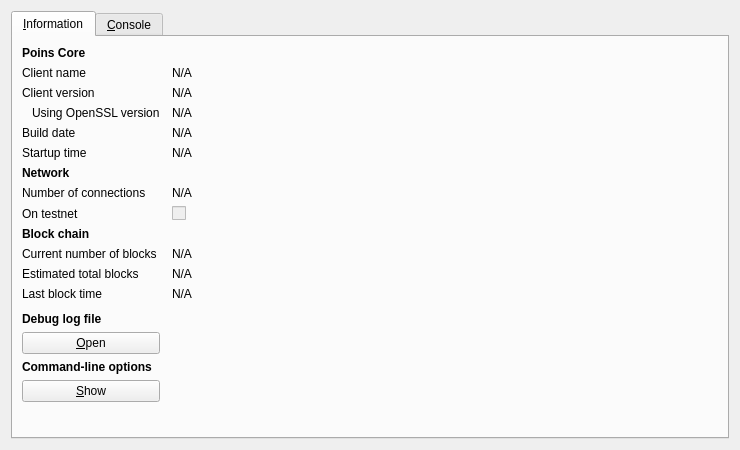
<?xml version="1.0" encoding="UTF-8"?>
<ui version="4.0">
 <class>RPCConsole</class>
 <widget class="QDialog" name="RPCConsole">
  <property name="geometry">
   <rect>
    <x>0</x>
    <y>0</y>
    <width>740</width>
    <height>450</height>
   </rect>
  </property>
  <property name="windowTitle">
   <string>Poins - Debug window</string>
  </property>
  <layout class="QVBoxLayout" name="verticalLayout_2">
   <item>
    <widget class="QTabWidget" name="tabWidget">
     <property name="currentIndex">
      <number>0</number>
     </property>
     <widget class="QWidget" name="tab_info">
      <attribute name="title">
       <string>&amp;Information</string>
      </attribute>
      <layout class="QGridLayout" name="gridLayout" columnstretch="0,1">
       <property name="horizontalSpacing">
        <number>12</number>
       </property>
       <item row="0" column="0">
        <widget class="QLabel" name="label_9">
         <property name="font">
          <font>
           <weight>75</weight>
           <bold>true</bold>
          </font>
         </property>
         <property name="text">
          <string>Poins Core</string>
         </property>
        </widget>
       </item>
       <item row="1" column="0">
        <widget class="QLabel" name="label_5">
         <property name="text">
          <string>Client name</string>
         </property>
        </widget>
       </item>
       <item row="1" column="1">
        <widget class="QLabel" name="clientName">
         <property name="cursor">
          <cursorShape>IBeamCursor</cursorShape>
         </property>
         <property name="text">
          <string>N/A</string>
         </property>
         <property name="textFormat">
          <enum>Qt::PlainText</enum>
         </property>
         <property name="textInteractionFlags">
          <set>Qt::LinksAccessibleByMouse|Qt::TextSelectableByKeyboard|Qt::TextSelectableByMouse</set>
         </property>
        </widget>
       </item>
       <item row="2" column="0">
        <widget class="QLabel" name="label_6">
         <property name="text">
          <string>Client version</string>
         </property>
        </widget>
       </item>
       <item row="2" column="1">
        <widget class="QLabel" name="clientVersion">
         <property name="cursor">
          <cursorShape>IBeamCursor</cursorShape>
         </property>
         <property name="text">
          <string>N/A</string>
         </property>
         <property name="textFormat">
          <enum>Qt::PlainText</enum>
         </property>
         <property name="textInteractionFlags">
          <set>Qt::LinksAccessibleByMouse|Qt::TextSelectableByKeyboard|Qt::TextSelectableByMouse</set>
         </property>
        </widget>
       </item>
       <item row="3" column="0">
        <widget class="QLabel" name="label_14">
         <property name="text">
          <string>Using OpenSSL version</string>
         </property>
         <property name="indent">
          <number>10</number>
         </property>
        </widget>
       </item>
       <item row="3" column="1">
        <widget class="QLabel" name="openSSLVersion">
         <property name="cursor">
          <cursorShape>IBeamCursor</cursorShape>
         </property>
         <property name="text">
          <string>N/A</string>
         </property>
         <property name="textFormat">
          <enum>Qt::PlainText</enum>
         </property>
         <property name="textInteractionFlags">
          <set>Qt::LinksAccessibleByMouse|Qt::TextSelectableByKeyboard|Qt::TextSelectableByMouse</set>
         </property>
        </widget>
       </item>
       <item row="4" column="0">
        <widget class="QLabel" name="label_12">
         <property name="text">
          <string>Build date</string>
         </property>
        </widget>
       </item>
       <item row="4" column="1">
        <widget class="QLabel" name="buildDate">
         <property name="cursor">
          <cursorShape>IBeamCursor</cursorShape>
         </property>
         <property name="text">
          <string>N/A</string>
         </property>
         <property name="textFormat">
          <enum>Qt::PlainText</enum>
         </property>
         <property name="textInteractionFlags">
          <set>Qt::LinksAccessibleByMouse|Qt::TextSelectableByKeyboard|Qt::TextSelectableByMouse</set>
         </property>
        </widget>
       </item>
       <item row="5" column="0">
        <widget class="QLabel" name="label_13">
         <property name="text">
          <string>Startup time</string>
         </property>
        </widget>
       </item>
       <item row="5" column="1">
        <widget class="QLabel" name="startupTime">
         <property name="cursor">
          <cursorShape>IBeamCursor</cursorShape>
         </property>
         <property name="text">
          <string>N/A</string>
         </property>
         <property name="textFormat">
          <enum>Qt::PlainText</enum>
         </property>
         <property name="textInteractionFlags">
          <set>Qt::LinksAccessibleByMouse|Qt::TextSelectableByKeyboard|Qt::TextSelectableByMouse</set>
         </property>
        </widget>
       </item>
       <item row="6" column="0">
        <widget class="QLabel" name="label_11">
         <property name="font">
          <font>
           <weight>75</weight>
           <bold>true</bold>
          </font>
         </property>
         <property name="text">
          <string>Network</string>
         </property>
        </widget>
       </item>
       <item row="7" column="0">
        <widget class="QLabel" name="label_7">
         <property name="text">
          <string>Number of connections</string>
         </property>
        </widget>
       </item>
       <item row="7" column="1">
        <widget class="QLabel" name="numberOfConnections">
         <property name="cursor">
          <cursorShape>IBeamCursor</cursorShape>
         </property>
         <property name="text">
          <string>N/A</string>
         </property>
         <property name="textFormat">
          <enum>Qt::PlainText</enum>
         </property>
         <property name="textInteractionFlags">
          <set>Qt::LinksAccessibleByMouse|Qt::TextSelectableByKeyboard|Qt::TextSelectableByMouse</set>
         </property>
        </widget>
       </item>
       <item row="8" column="0">
        <widget class="QLabel" name="label_8">
         <property name="text">
          <string>On testnet</string>
         </property>
        </widget>
       </item>
       <item row="8" column="1">
        <widget class="QCheckBox" name="isTestNet">
         <property name="enabled">
          <bool>false</bool>
         </property>
         <property name="text">
          <string/>
         </property>
        </widget>
       </item>
       <item row="9" column="0">
        <widget class="QLabel" name="label_10">
         <property name="font">
          <font>
           <weight>75</weight>
           <bold>true</bold>
          </font>
         </property>
         <property name="text">
          <string>Block chain</string>
         </property>
        </widget>
       </item>
       <item row="10" column="0">
        <widget class="QLabel" name="label_3">
         <property name="text">
          <string>Current number of blocks</string>
         </property>
        </widget>
       </item>
       <item row="10" column="1">
        <widget class="QLabel" name="numberOfBlocks">
         <property name="cursor">
          <cursorShape>IBeamCursor</cursorShape>
         </property>
         <property name="text">
          <string>N/A</string>
         </property>
         <property name="textFormat">
          <enum>Qt::PlainText</enum>
         </property>
         <property name="textInteractionFlags">
          <set>Qt::LinksAccessibleByMouse|Qt::TextSelectableByKeyboard|Qt::TextSelectableByMouse</set>
         </property>
        </widget>
       </item>
       <item row="11" column="0">
        <widget class="QLabel" name="label_4">
         <property name="text">
          <string>Estimated total blocks</string>
         </property>
        </widget>
       </item>
       <item row="11" column="1">
        <widget class="QLabel" name="totalBlocks">
         <property name="cursor">
          <cursorShape>IBeamCursor</cursorShape>
         </property>
         <property name="text">
          <string>N/A</string>
         </property>
         <property name="textFormat">
          <enum>Qt::PlainText</enum>
         </property>
         <property name="textInteractionFlags">
          <set>Qt::LinksAccessibleByMouse|Qt::TextSelectableByKeyboard|Qt::TextSelectableByMouse</set>
         </property>
        </widget>
       </item>
       <item row="12" column="0">
        <widget class="QLabel" name="label_2">
         <property name="text">
          <string>Last block time</string>
         </property>
        </widget>
       </item>
       <item row="12" column="1">
        <widget class="QLabel" name="lastBlockTime">
         <property name="cursor">
          <cursorShape>IBeamCursor</cursorShape>
         </property>
         <property name="text">
          <string>N/A</string>
         </property>
         <property name="textFormat">
          <enum>Qt::PlainText</enum>
         </property>
         <property name="textInteractionFlags">
          <set>Qt::LinksAccessibleByMouse|Qt::TextSelectableByKeyboard|Qt::TextSelectableByMouse</set>
         </property>
        </widget>
       </item>
       <item row="13" column="0">
        <spacer name="verticalSpacer_2">
         <property name="orientation">
          <enum>Qt::Vertical</enum>
         </property>
         <property name="sizeHint" stdset="0">
          <size>
           <width>20</width>
           <height>20</height>
          </size>
         </property>
        </spacer>
       </item>
       <item row="14" column="0">
        <widget class="QLabel" name="labelDebugLogfile">
         <property name="font">
          <font>
           <weight>75</weight>
           <bold>true</bold>
          </font>
         </property>
         <property name="text">
          <string>Debug log file</string>
         </property>
        </widget>
       </item>
       <item row="15" column="0">
        <widget class="QPushButton" name="openDebugLogfileButton">
         <property name="toolTip">
          <string>Open the Poins debug log file from the current data directory. This can take a few seconds for large log files.</string>
         </property>
         <property name="text">
          <string>&amp;Open</string>
         </property>
         <property name="autoDefault">
          <bool>false</bool>
         </property>
        </widget>
       </item>
       <item row="16" column="0">
        <widget class="QLabel" name="labelCLOptions">
         <property name="font">
          <font>
           <weight>75</weight>
           <bold>true</bold>
          </font>
         </property>
         <property name="text">
          <string>Command-line options</string>
         </property>
        </widget>
       </item>
       <item row="17" column="0">
        <widget class="QPushButton" name="showCLOptionsButton">
         <property name="toolTip">
          <string>Show the Poins-Qt help message to get a list with possible Poins command-line options.</string>
         </property>
         <property name="text">
          <string>&amp;Show</string>
         </property>
         <property name="autoDefault">
          <bool>false</bool>
         </property>
        </widget>
       </item>
       <item row="18" column="0">
        <spacer name="verticalSpacer">
         <property name="orientation">
          <enum>Qt::Vertical</enum>
         </property>
         <property name="sizeHint" stdset="0">
          <size>
           <width>20</width>
           <height>40</height>
          </size>
         </property>
        </spacer>
       </item>
      </layout>
     </widget>
     <widget class="QWidget" name="tab_console">
      <attribute name="title">
       <string>&amp;Console</string>
      </attribute>
      <layout class="QVBoxLayout" name="verticalLayout_3">
       <property name="spacing">
        <number>3</number>
       </property>
       <item>
        <widget class="QTextEdit" name="messagesWidget">
         <property name="minimumSize">
          <size>
           <width>0</width>
           <height>100</height>
          </size>
         </property>
         <property name="readOnly">
          <bool>true</bool>
         </property>
         <property name="tabKeyNavigation" stdset="0">
          <bool>false</bool>
         </property>
         <property name="columnCount" stdset="0">
          <number>2</number>
         </property>
        </widget>
       </item>
       <item>
        <layout class="QHBoxLayout" name="horizontalLayout">
         <property name="spacing">
          <number>3</number>
         </property>
         <item>
          <widget class="QLabel" name="label">
           <property name="text">
            <string notr="true">&gt;</string>
           </property>
          </widget>
         </item>
         <item>
          <widget class="QLineEdit" name="lineEdit"/>
         </item>
         <item>
          <widget class="QPushButton" name="clearButton">
           <property name="maximumSize">
            <size>
             <width>24</width>
             <height>24</height>
            </size>
           </property>
           <property name="toolTip">
            <string>Clear console</string>
           </property>
           <property name="text">
            <string/>
           </property>
           <property name="icon">
            <iconset resource="../bitcoin.qrc">
             <normaloff>:/icons/remove</normaloff>:/icons/remove</iconset>
           </property>
           <property name="shortcut">
            <string notr="true">Ctrl+L</string>
           </property>
           <property name="autoDefault">
            <bool>false</bool>
           </property>
          </widget>
         </item>
        </layout>
       </item>
      </layout>
     </widget>
    </widget>
   </item>
  </layout>
 </widget>
 <resources>
  <include location="../bitcoin.qrc"/>
 </resources>
 <connections/>
</ui>
